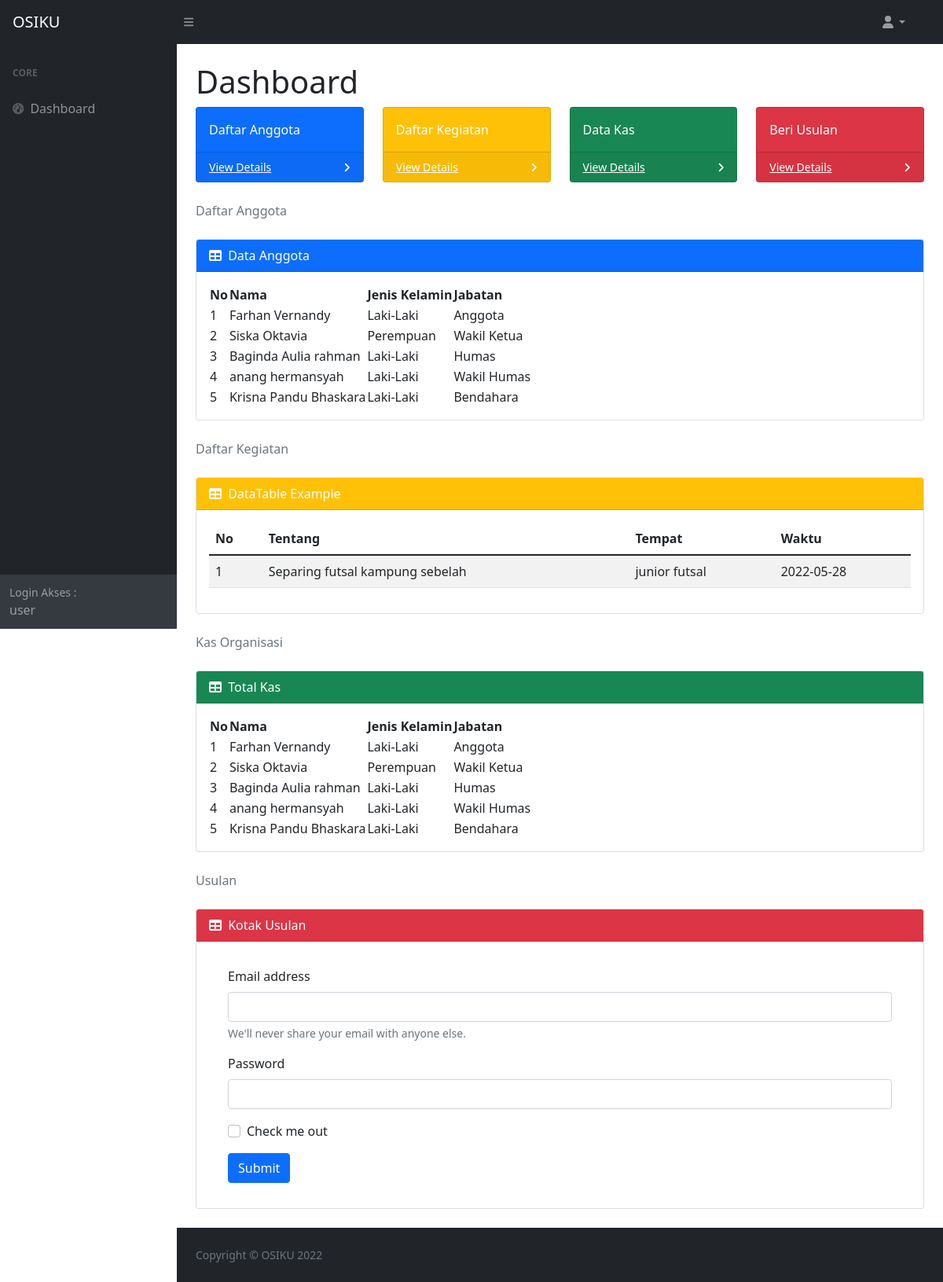
Page /view/anggota/userview.php (signed in) on the committed database.
### tables this page shows
CREATE TABLE `anggota` (
  `id` int(11) NOT NULL,
  `nama` varchar(50) NOT NULL,
  `email` varchar(50) NOT NULL,
  `jenis_kelamin` varchar(10) NOT NULL,
  `jabatan` varchar(20) NOT NULL
);

CREATE TABLE `kegiatan` (
  `id_kegiatan` int(11) NOT NULL,
  `tentang` varchar(255) NOT NULL,
  `tempat` varchar(25) NOT NULL,
  `waktu` date NOT NULL
);

### view/anggota/userview.php (the view, shortened to what this page needs)
<?php
include '../../config/koneksi.php';
?>
<!DOCTYPE html>
<html lang="en">
    <head>
        <link href="https://cdn.jsdelivr.net/npm/simple-datatables@latest/dist/style.css" rel="stylesheet" />
        <link href="../../css/styles.css" rel="stylesheet" />
    </head>
    <body class="sb-nav-fixed">
        <nav class="sb-topnav navbar navbar-expand navbar-dark bg-dark">
            <a class="navbar-brand ps-3" href="userview.php">OSIKU</a>
            <button class="btn btn-link btn-sm order-1 order-lg-0 me-4 me-lg-0" id="sidebarToggle" href="#!"><i class="fas fa-bars"></i></button>
            <form class="d-none d-md-inline-block form-inline ms-auto me-0 me-md-3 my-2 my-md-0">
                <div class="input-group">
            </form>
            <ul class="navbar-nav ms-auto ms-md-0 me-3 me-lg-4">
                <li class="nav-item dropdown">
                    <a class="nav-link dropdown-toggle" id="navbarDropdown" href="#" role="button" data-bs-toggle="dropdown" aria-expanded="false"><i class="fas fa-user fa-fw"></i></a>
                </li>
            </ul>
        </nav>
        <div id="layoutSidenav">
            <div id="layoutSidenav_nav">
                <nav class="sb-sidenav accordion sb-sidenav-dark" id="sidenavAccordion">
                    <div class="sb-sidenav-menu">
                        <div class="nav">
                            <div class="sb-sidenav-menu-heading">Core</div>
                            <a class="nav-link" href="userview.php">
                                <div class="sb-nav-link-icon"><i class="fas fa-tachometer-alt"></i></div>
                                Dashboard
                            </a>
                        </div>
                    </div>
                    <div class="sb-sidenav-footer">
                        <div class="small">Login Akses :</div>
                        <?php echo $_SESSION['username']; ?>
                    </div>
                </nav>
            </div>
            <div id="layoutSidenav_content">
                <main>
                    <div class="container-fluid px-4">
                        <h1 class="mt-4">Dashboard</h1>
                        <div class="row">
                            <div class="col-xl-3 col-md-6">
                                <div class="card bg-primary text-white mb-4">
                                    <div class="card-body">Daftar Anggota</div>
                                    <div class="card-footer d-flex align-items-center justify-content-between">
                                        <a class="small text-white stretched-link" href="dagt.php">View Details</a>
                                        <div class="small text-white"><i class="fas fa-angle-right"></i></div>
                                    </div>
                                </div>
                            </div>
                            <div class="col-xl-3 col-md-6">
                                <div class="card bg-warning text-white mb-4">
                                    <div class="card-body">Daftar Kegiatan</div>
                                    <div class="card-footer d-flex align-items-center justify-content-between">
                                        <a class="small text-white stretched-link" href="dkgt.php">View Details</a>
                                        <div class="small text-white"><i class="fas fa-angle-right"></i></div>
                                    </div>
                                </div>
                            </div>
                            <div class="col-xl-3 col-md-6">
                                <div class="card bg-success text-white mb-4">
                                    <div class="card-body">Data Kas</div>
                                    <div class="card-footer d-flex align-items-center justify-content-between">
                                        <a class="small text-white stretched-link" href="dkas.php">View Details</a>
                                        <div class="small text-white"><i class="fas fa-angle-right"></i></div>
                                    </div>
                                </div>
                            </div>
                            <div class="col-xl-3 col-md-6">
                                <div class="card bg-danger text-white mb-4">
                                    <div class="card-body">Beri Usulan</div>
                                    <div class="card-footer d-flex align-items-center justify-content-between">
                                        <a class="small text-white stretched-link" href="kusul.php" >View Details</a>
                                        <div class="small text-white"><i class="fas fa-angle-right"></i></div>
                                    </div>
                                </div>
                            </div>
                        </div>
                        <ol class="breadcrumb mb-4">
                            <li class="breadcrumb-item active" id="danggota">Daftar Anggota</li>
                        </ol>
                        <div class="card mb-4">
                            <div class="card-header bg-primary text-white">
                                <i class="fas fa-table me-1"></i>
                                Data Anggota
                            </div>
                            <div class="card-body">
                                <table id="datatablesSimple">
                                    <thead>
                                        <tr>
                                            <th scope="cal">No</th>
                                            <th scope="cal">Nama</th>
                                            <th scope="cal">Jenis Kelamin</th>
                                            <th scope="cal">Jabatan</th>
                                        </tr>
                                    </thead>
                                    <tbody>
                                        <?php
                                        $no=0;
                                        $query=mysqli_query($koneksi, " SELECT * FROM anggota");
                                        while($row=mysqli_fetch_assoc($query)){
                                        $no++;
                                        ?>
                                        <tr>
                                            <td><?php echo $no ?></td>
                                            <td><?php echo $row['nama'] ?></td>
                                            <td><?php echo $row['jenis_kelamin'] ?></td>
                                            <td><?php echo $row['jabatan'] ?></td>
                                        </tr>
                                        <?php }
                                         ?>
                                    </tbody>
                                </table>
                            </div>
                        </div>
                    </div>
                    <div class="container-fluid px-4">
                        <ol class="breadcrumb mb-4">
                            <li class="breadcrumb-item active" id="dkegiatan">Daftar Kegiatan</li>
                        </ol>
                        <div class="card mb-4">
                            <div class="card-header bg-warning text-white">
                                <i class="fas fa-table me-1"></i>
                                DataTable Example
                            </div>
                            <div class="card-body">
                            <table class="table table-striped table-hover" >
                                <thead>
                                    <tr>
                                        <th>No</th>
                                        <th>Tentang</th>
                                        <th>Tempat</th>
                                        <th>Waktu</th>
                                    </tr>
                                </thead>
                                <tbody>
                                <?php
                                    $no=0;
                                    $query=mysqli_query($koneksi, " SELECT * FROM kegiatan");
                                    while($row=mysqli_fetch_assoc($query)){
                                    $no++;
                                ?>
                                    <tr>
                                        <td><?php echo $no ?></td>
                                        <td><?php echo $row['tentang'] ?></td>
                                        <td><?php echo $row['tempat'] ?></td>
                                        <td><?php echo $row['waktu'] ?></td>
                                    </tr>
                                <?php
                                }
                                ?>
                                </tbody>
                            </table>
                            </div>
                        </div>
                    </div>
                    <div class="container-fluid px-4">
                        <ol class="breadcrumb mb-4">
                            <li class="breadcrumb-item active" id="dkas">Kas Organisasi</li>
                        </ol>
                        <div class="card mb-4">
                            <div class="card-header bg-success text-white">
                                <i class="fas fa-table me-1"></i>
                                Total Kas
                            </div>
                            <div class="card-body">
                                <table id="datatablesSimple">
                                    <thead>
                                        <tr>
                                            <th scope="cal">No</th>
                                            <th scope="cal">Nama</th>
                                            <th scope="cal">Jenis Kelamin</th>
                                            <th scope="cal">Jabatan</th>
                                        </tr>
                                    </thead>
                                    <tbody>
                                        <?php
                                        $no=0;
                                        $query=mysqli_query($koneksi, " SELECT * FROM anggota");
                                        while($row=mysqli_fetch_assoc($query)){
                                        $no++;
                                        ?>
                                        <tr>
                                            <td><?php echo $no ?></td>
                                            <td><?php echo $row['nama'] ?></td>
                                            <td><?php echo $row['jenis_kelamin'] ?></td>
                                            <td><?php echo $row['jabatan'] ?></td>
                                        </tr>
                                        <?php }
                                         ?>
                                    </tbody>
                                </table>
                            </div>
                        </div>
                    </div>
                    <div class="container-fluid px-4">
                        <ol class="breadcrumb mb-4">
                            <li class="breadcrumb-item active" id="kusul">Usulan</li>
                        </ol>
                        <div class="card mb-4">
                            <div class="card-header bg-danger text-white">
                                <i class="fas fa-table me-1"></i>
                                Kotak Usulan
                            </div>
                            <div class="card-body">
                            <form class="px-4 py-3">
                                <div class="mb-3">
                                    <label for="exampleInputEmail1" class="form-label">Email address</label>
                                    <input type="email" class="form-control" id="exampleInputEmail1" aria-describedby="emailHelp">
                                    <div id="emailHelp" class="form-text">We'll never share your email with anyone else.</div>
                                </div>
                                <div class="mb-3">
                                    <label for="exampleInputPassword1" class="form-label">Password</label>
                                    <input type="password" class="form-control" id="exampleInputPassword1">
                                </div>
                                <div class="mb-3 form-check">
                                    <input type="checkbox" class="form-check-input" id="exampleCheck1">
                                    <label class="form-check-label" for="exampleCheck1">Check me out</label>
                                </div>
                                <button type="submit" class="btn btn-primary">Submit</button>
                            </form>
                            </div>
                        </div>
                    </div>
                </main>
                <footer class="py-4 bg-dark text-white mt-auto">
                    <div class="container-fluid px-4">
                        <div class="d-flex align-items-center justify-content-between small">
                            <div class="text-muted">Copyright &copy; OSIKU 2022</div>
                        </div>
                    </div>
                </footer>
            </div>
        </div>
    </body>
</html>

### rows in the picture
anggota: nama "Farhan Vernandy", jenis_kelamin "Laki-Laki", jabatan "Anggota"
anggota: nama "Siska Oktavia", jenis_kelamin "Perempuan", jabatan "Wakil Ketua"
anggota: nama "Baginda Aulia rahman", jenis_kelamin "Laki-Laki", jabatan "Humas"
anggota: nama "anang hermansyah", jenis_kelamin "Laki-Laki", jabatan "Wakil Humas"
anggota: nama "Krisna Pandu Bhaskara", jenis_kelamin "Laki-Laki", jabatan "Bendahara"
kegiatan: tentang "Separing futsal kampung sebelah", tempat "junior futsal", waktu "2022-05-28"

### other values in the picture
$_SESSION['username'] "user"
